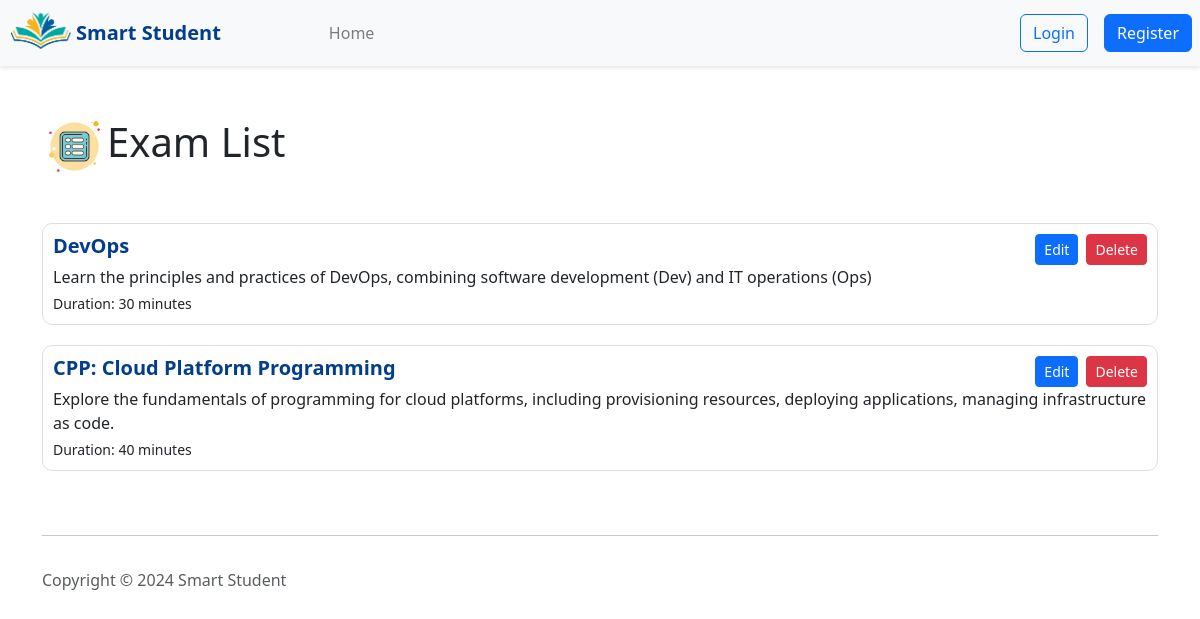
Screenshot of /Examlist/ with the database file from the repository.
### pages/models.py (models this page shows)
class Exam(models.Model):
    title = models.CharField(max_length=100)
    description = models.TextField()
    duration = models.IntegerField()
    teacher = models.ForeignKey(User, on_delete=models.CASCADE, related_name='exams')
    visibility = models.BooleanField(default=False)

### pages/views.py (the view)
# urls.py: path('Examlist/', Examlist, name='Examlist'),
def Examlist(request):
    exams = Exam.objects.all()
    return render(request, 'teacher/Examlist.html', {'exams': exams})

### pages/templates/teacher/Examlist.html (shortened to what this page needs)
<html>
    <head>
         {% load bootstrap5 %}
  {% bootstrap_css %}
  {% load static %}
  <link rel="stylesheet" href="{% static 'global.css' %}">
    </head>
    <body>
        {% include 'navbar.html' %}
        <!DOCTYPE html>
        <html lang="en">
        <head>
            <link rel="stylesheet" href="https://stackpath.bootstrapcdn.com/bootstrap/4.5.2/css/bootstrap.min.css">
        </head>
        <body>
            <div class="container">
                <h1 class="mt-5 mb-4"><img width="65px" src="{% static "images/list.png" %}">Exam List</h1>
                <div class="list-group">
                    {% for exam in exams %}
                    <div class="exam-list">
                        <div class="d-flex justify-content-between">
                            <h5 class="exam-title mb-1">{{ exam.title }}</h5>
                            <div class="d-flex align-items-center">
                                <a href="{% url 'exam' id=exam.id %}" class="btn btn-primary btn-sm mr-2">Edit</a>
                                <a href="#" class="btn btn-danger btn-sm">Delete</a>
                            </div>
                        </div>
                        <p class="mb-1">{{ exam.description }}</p>
                        <small>Duration: {{ exam.duration }} minutes</small>
                    </div>
                    {% endfor %}
                </div>
            </div>
        </body>
        </html>
        {% include 'footer.html' %}
    </body>
</html>

### pages/static/global.css (style rules this page uses)
.exam-list { margin-top: 20px; border-radius: 10px; border: 1px solid rgba(0, 0, 0, .125); padding: 10px; transition: transform 0.3s ease; cursor: pointer; }
.exam-title { color: #033E8C; font-weight: 700; }

### rows the page displays
Exam: title "DevOps", description "Learn the principles and practices of DevOps, combining software development (Dev) and IT operations (Ops)", duration "30"
Exam: title "CPP: Cloud Platform Programming", description "Explore the fundamentals of programming for cloud platforms, including provisioning resources, deploying applications, managing infrastructure as code.", duration "40"
